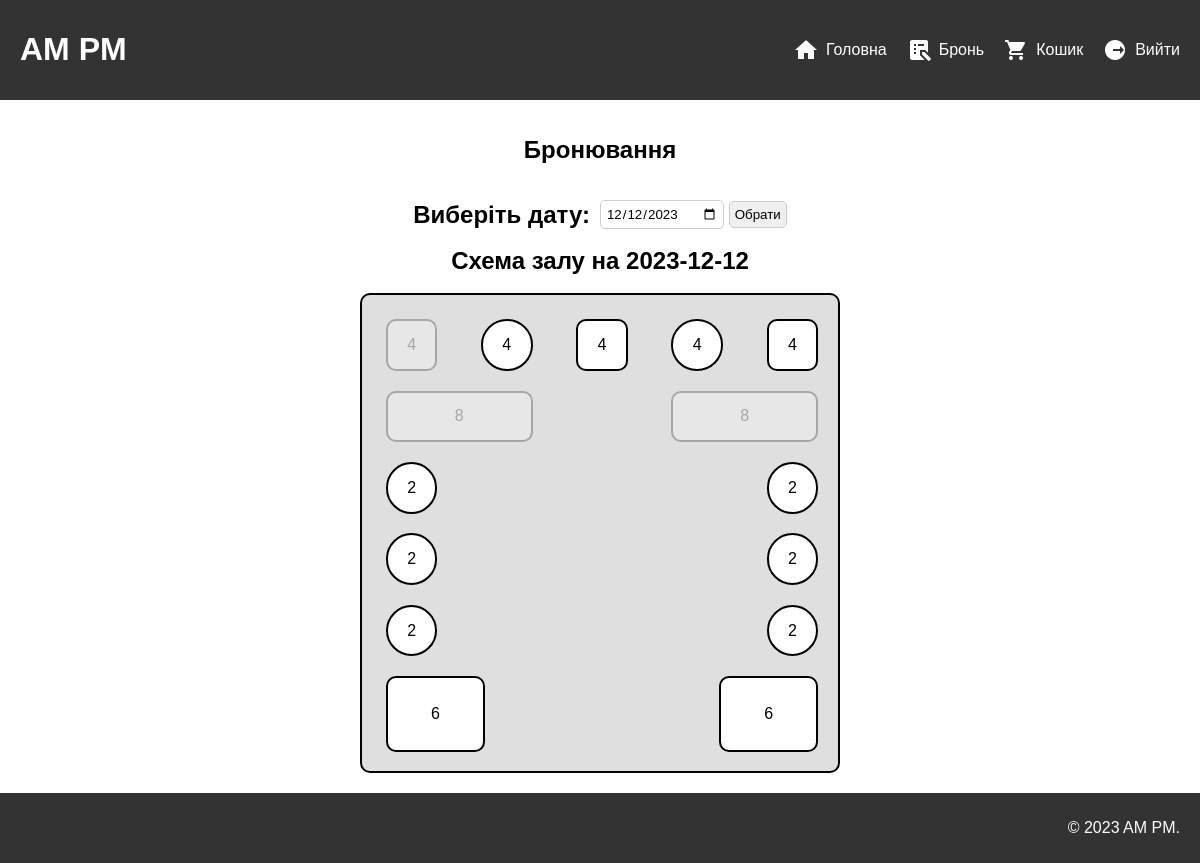
The app's page /reservation/ (signed in) with its own data.
### store/models.py (models this page shows)
class Table(models.Model):
    number = models.IntegerField()
    seats = models.IntegerField()
    shape = models.CharField(
        max_length=10, choices=[("rectangle", "Прямокутний"), ("oval", "Овальний")]
    )
    horizontal_coordinate = models.FloatField()
    vertical_coordinate = models.FloatField()
    width_percentage = models.FloatField()
    length_percentage = models.FloatField()
    class Meta:
        verbose_name = "Столи"
        verbose_name_plural = "Столи"

### store/views.py (the view)
# urls.py: path("reservation/", reservation, name="reservation"),
@login_required
def reservation(request):
    now = timezone.now()
    min_date = now.strftime('%Y-%m-%d')
    if request.method == "POST":
        selected_date = request.POST.get("date", datetime.now().strftime("%Y-%m-%d"))
        selected_date_obj = datetime.strptime(selected_date, "%Y-%m-%d")
        if selected_date_obj.date() < datetime.now().date():
            return redirect('reservation')
        selected_tables = loads(request.POST.get("selected_tables", "[]"))
        if not are_tables_available(selected_tables, selected_date_obj):
            return redirect('reservation')
        customer_name = request.POST.get("customer_name")
        customer_email = request.POST.get("customer_email")
        reservation = Reservation.objects.create(
            date=selected_date_obj,
            customer_name=customer_name,
            customer_email=customer_email,
        )
        for table_id in selected_tables:
            ReservedTable.objects.create(reservation=reservation, table_id=table_id)
        send_reservation_email(reservation)
        return render(request, "store/reservation_confirmation.html", {"reservation": reservation})
    else:
        date = request.GET.get("date", datetime.now().strftime("%Y-%m-%d"))
        date_obj = datetime.strptime(date, "%Y-%m-%d")
        if date_obj.date() < datetime.now().date():
            return redirect('reservation')
        tables = Table.objects.all()
        for table in tables:
            table.is_reserved = ReservedTable.objects.filter(
                table_id=table.id, reservation__date=date_obj
            ).exists()
        reservations = Reservation.objects.filter(date=date_obj)
        return render(
            request,
            "store/reservation.html",
            {"tables": tables, "reservations": reservations, "selected_date": date_obj, "min_date": min_date},
        )

### templates/store/reservation.html (shortened to what this page needs)
{% extends 'base.html' %}
{% block static %}
{% load static %}
<link rel="stylesheet" type="text/css" href="{% static 'store/css/reservation.css' %}">
{% endblock %}
{% block main %}Бронювання{% endblock %}
{% block content %}
    <div class="content-container">
        <h2>Виберіть дату:</h2>
        <div class="date-form-container">
            <form method="get" action="{% url 'reservation' %}">
                <input type="date" name="date" id="selectedDate" value="{{ selected_date|date:'Y-m-d' }}" min="{{ min_date }}" required>
                <input type="submit" value="Обрати">
            </form>
        </div>
    </div>
    {% if selected_date %}
        <br>
        <div class="content-container">
            <h2>Схема залу на {{ selected_date|date:"Y-m-d" }}</h2>
        </div>
        <br>
        <div class="tables-container">
            {% for table in tables %}
                <div id="{{ table.id }}" class="table
                    {% if table.is_reserved %}already-reserved{% endif %}
                    {% if table.shape == 'oval' %}oval-table{% endif %}"
                    style="left: {{ table.horizontal_coordinate|stringformat:'f' }}%;
                            top: {{ table.vertical_coordinate|stringformat:'f' }}%;
                            width: {{ table.width_percentage|stringformat:'f' }}%;
                            height: {{ table.length_percentage|stringformat:'f' }}%;">
                    <a href="#" onclick="selectTable(event, {{ table.id }})">{{ table.seats }}</a>
                </div>
            {% endfor %}
        </div>
    {% endif %}
{% endblock %}

### templates/base.html (shortened to what this page needs)
<!DOCTYPE html>
<html lang="ua">
<head>
    {% load static %}
    <link rel="stylesheet" type="text/css" href="{% static 'store/css/base.css' %}">
    {% block static %}{% endblock %}
</head>
<body>
    <header>
        <h1><a href="{% url 'products_list' %}">AM PM</a></h1>
        <nav>
            <ul>
                <li><a href="{% url 'products_list' %}"><img src="{% static 'store/img/products_list.png' %}" alt="Products List">Головна</a></li>
                {% if user.is_authenticated %}
                    <li><a href="{% url 'reservation' %}"><img src="{% static 'store/img/reservation.png' %}" alt="Reservation">Бронь</a></li>
                    <li><a href="{% url 'cart' %}"><img src="{% static 'store/img/cart.png' %}" alt="Cart">Кошик</a></li>
                    <li><a href="{% url 'logout' %}"><img src="{% static 'store/img/logout.png' %}" alt="Logout">Вийти</a></li>
                {% else %}
                    <li><a href="{% url 'login' %}"><img src="{% static 'store/img/login.png' %}" alt="Login">Увійти</a></li>
                {% endif %}
            </ul>
        </nav>
    </header>
    <div class="main-container">
        <h1 class="main-title">{% block main %}Головна{% endblock %}</h1>
    </div>
    <main>
        {% block content %}{% endblock %}
    </main>
    <footer>
        <p>&copy; 2023 AM PM.</p>
    </footer>
</body>
</html>

### static/store/css/base.css (style rules this page uses)
html, body { height: 100%; }
body { margin: 0; padding: 0; font-family: 'Unbounded', sans-serif; min-height: 100vh; display: flex; flex-direction: column; }
header { background-color: #333; color: white; display: flex; justify-content: space-between; padding: 10px 20px; align-items: center; }
nav ul { list-style: none; margin: 0; padding: 0; display: flex; }
nav li { margin-right: 20px; }
nav li:last-child { margin-right: 0; }
nav a img { margin-right: 8px; }
a { text-decoration: none; color: black; display: flex; align-items: center; transition: color 0.3s; }
input { border: 1px solid #ccc; border-radius: 5px; padding: 5px; font-family: 'Unbounded', sans-serif; }
header a, footer a { text-decoration: none; color: white; display: flex; align-items: center; transition: color 0.3s; }
main { padding: 20px; margin-bottom: 0; }
footer { background-color: #333; color: white; text-align: right; padding: 10px 20px; margin-top: auto; }
.main-container { text-align: center; margin: 20px auto 0; }
.main-title { font-size: 24px; }

### static/store/css/reservation.css (style rules this page uses)
.content-container { display: flex; justify-content: center; align-items: center; }
.content-container h2 { margin: 0; }
.date-form-container { margin-left: 10px; }
.tables-container { position: relative; width: 40vw; height: 40vw; background-color: #dfdfdf; border: 2px solid black; border-radius: 10px; margin: auto; box-sizing: border-box; }
.table { position: absolute; border: 2px solid black; border-radius: 10px; overflow: hidden; background-color: white; }
.table a { display: flex; align-items: center; justify-content: center; width: 100%; height: 100%; color: black; text-decoration: none; }
.table.already-reserved { opacity: 25%; color: white; }
.oval-table { border-radius: 50%; }

### records on screen
Table: {{ table.width_percentage|stringformat:'f' }} 10.000000 (drawn), seats "4"
Table: {{ table.width_percentage|stringformat:'f' }} 10.000000 (drawn), seats "4"
Table: {{ table.width_percentage|stringformat:'f' }} 10.000000 (drawn), seats "4"
Table: {{ table.width_percentage|stringformat:'f' }} 10.000000 (drawn), seats "4"
Table: {{ table.id }} 10 (drawn), seats "4"
Table: {{ table.width_percentage|stringformat:'f' }} 30.000000 (drawn), seats "8"
Table: {{ table.width_percentage|stringformat:'f' }} 30.000000 (drawn), seats "8"
Table: {{ table.width_percentage|stringformat:'f' }} 10.000000 (drawn), seats "2"
Table: {{ table.width_percentage|stringformat:'f' }} 10.000000 (drawn), seats "2"
Table: {{ table.width_percentage|stringformat:'f' }} 10.000000 (drawn), seats "2"
Table: {{ table.width_percentage|stringformat:'f' }} 20.000000 (drawn), seats "6"
Table: {{ table.width_percentage|stringformat:'f' }} 10.000000 (drawn), seats "2"
Table: {{ table.width_percentage|stringformat:'f' }} 10.000000 (drawn), seats "2"
Table: {{ table.width_percentage|stringformat:'f' }} 10.000000 (drawn), seats "2"
Table: {{ table.id }} 20 (drawn), seats "6"

### other values on screen
{{ selected_date|date:"Y-m-d" }} "2023-12-12"
